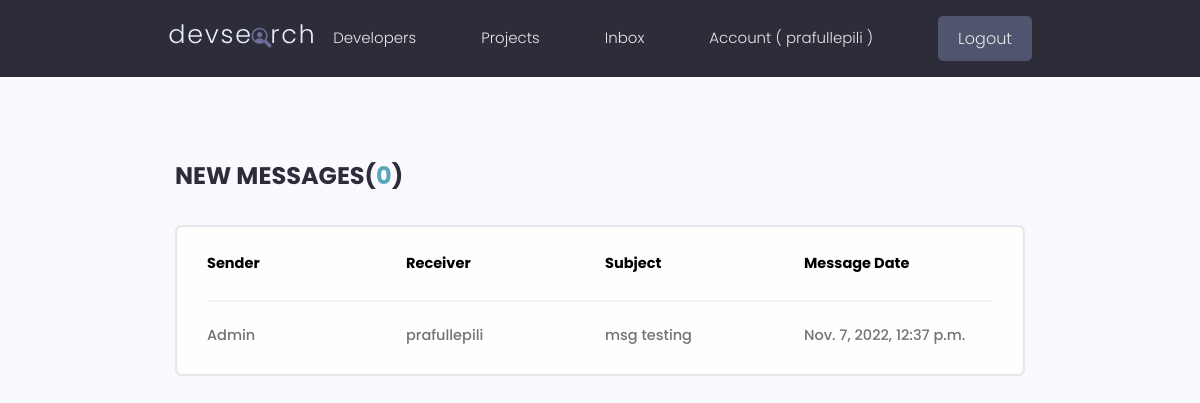
The page /inbox/ (signed in) on the database its author committed.
### users/models.py (models this page shows, shortened)
class Message(models.Model):
    sender = models.ForeignKey(Profile,on_delete=models.SET_NULL, null=True, blank=True)
    recipient = models.ForeignKey(Profile,on_delete=models.SET_NULL,null=True,blank=True,related_name="messages")
    sender_name = models.CharField(max_length=200, null=True, blank=True)
    email = models.EmailField(max_length=200, null=True, blank=True)
    subject = models.CharField(max_length=200,null=True,blank=True)
    body = models.TextField()
    is_read = models.BooleanField(default=False,null=True)
    msg_read = models.DateTimeField(auto_now_add=True, null=True, blank=True)
    created = models.DateTimeField(auto_now_add=True)
    id = models.UUIDField(default=uuid.uuid4, unique=True,primary_key=True, editable=False)
    class Meta:
        ordering = ['is_read','-created']

class Profile(models.Model):
    user = models.OneToOneField(User,on_delete=models.SET_NULL,null=True,blank=True)
    name = models.CharField(max_length=200,blank=True, null=True)
    email = models.EmailField(max_length=400,blank=False,null=True)
    bio = models.TextField(blank=True,null=True)
    username = models.CharField(max_length=200,blank=True, null=True)
    location = models.CharField(max_length=200,blank=True, null=True)
    short_intro = models.CharField(max_length=200,blank=True,null=True)
    profile_image = models.ImageField(blank=True,null=True,upload_to='profiles/',default="profiles/user-default.png")
    social_github = models.CharField(max_length=200,blank=True, null=True)
    social_twitter = models.CharField(max_length=200,blank=True, null=True)
    social_linkedin = models.CharField(max_length=200,blank=True, null=True)
    social_youtube = models.CharField(max_length=200,blank=True, null=True)
    social_website = models.CharField(max_length=200,blank=True, null=True)
    created = models.DateTimeField(auto_now_add=True)
    id = models.UUIDField(default=uuid.uuid4, unique=True,primary_key=True, editable=False)
    class Meta:
        ordering = ['-created']
    def __str__(self):
        return str(self.user.username)

### users/views.py (the view)
# urls.py: path('inbox/',views.inbox,name='inbox'),
@login_required(login_url=LOGIN_URL)
def inbox(request):
    profile = request.user.profile
    userMessages = Message.objects.filter(Q(recipient=request.user.profile))
    try:
        unreadCount = request.user.profile.messages.all().filter(is_read=False).count()
    except:
        unreadCount = ""
    context = {'userMessages':userMessages,'unreadCount':unreadCount}
    return render(request, "users/inbox.html",context)

### users/templates/users/inbox.html
{% extends 'main.html'%}
{% block content  %}
  <main class="inbox my-xl">
    <div class="content-box">
      <h3 class="inbox__title">New Messages(<span>{{unreadCount}}</span>)</h3>
      <ul class="messages">
        <li class="message">
          <a>
            <span class="headerBold message__author">Sender</span>
            <span class="headerBold message__subject">Receiver</span>
            <span class="headerBold message__date">Subject</span>
            <span class="headerBold message__date">Message Date</span>
          <a>
          {% for message in userMessages %}
            <li class="message {% if not message.is_read %}message--unread{% endif %}">
              <a href="{% url 'message' message.id %}">
                <span class="message__author">{{message.sender_name}}</span>
                <span class="message__subject">{{message.recipient}}</span>
                <span class="message__subject">{{message.subject}}</span>
                <span class="message__date">{{message.created}}</span>
              </a>
            </li>
          {% endfor %}
        </li>
      </ul>
    </div>
  </main>
{% endblock content %}

### templates/navbar.html (shortened to what this page needs)
{% load static %}
<header class="header">
  <div class="container container--narrow" style="hight:auto;">
    <a href="{% url 'profiles' %}" class="header__logo">
      <img src="{% static 'images/logo.svg' %}" alt="DevSearch Logo" />
    </a>
    <nav class="header__nav">
      <ul class="header__menu">
        <li class="header__menuItem"><a href="{% url 'profiles' %}">Developers</a></li>
        <li class="header__menuItem"><a href="{% url 'projects' %}">Projects</a></li>
        {% if request.user.is_authenticated %}
        <li class="header__menuItem"><a href="{% url 'inbox' %}">
            Inbox </a></li>
        {% endif %}
        {% if request.user.is_authenticated %}
        <li class="header__menuItem"><a href="{% url 'account' %}">Account ( {{request.user}} )</a></li>
        <li class="header__menuItem"><a href="{% url 'logout' %}" class="btn btn--sub">Logout</a></li>
        {% else %}
        <li class="header__menuItem"><a href="{% url 'login' %}" class="btn btn--sub">Login/Sign Up</a></li>
        {% endif %}
      </ul>
    </nav>
  </div>
</header>

### static/styles/app.css (style rules this page uses)
:root { --color-sub: #2d2d39; }
.btn--sub { background-color: var(--color-sub-light); }
img { width: 100%; }
.content-box { width: 95%; max-width: 85rem; margin: 0 auto; }
.header { position: sticky; z-index: 111; background-color: var(--color-sub); padding: 1.5rem 0; }
.header>.container { display: flex; justify-content: space-between; align-items: center; }
.header__logo>img { height: 3.8rem; }
.header__nav>ul { display: inline-flex; align-items: center; list-style: none; gap: 6.5rem; }
.header__menuItem>a { color: var(--color-light); font-weight: 300; }
.inbox { height: 90vh; }
.inbox__title, .inbox__title span { font-size: 2.4rem; font-weight: 700; color: var(--color-sub); text-transform: uppercase; text-align: left; margin-bottom: 3rem; }
.inbox__title span { color: var(--color-main); }
.messages { list-style: none; background: var(--color-white); padding: 0.5rem 3rem; border: 2px solid var(--color-light); border-radius: 0.7rem; display: flex; align-content: stretch; flex-direction: column; flex-wrap: nowrap; align-items: stretch; }
.message { padding: 2rem 0; }
.headerBold { font-weight: bold !important; color: black; }
.message>a span { font-size: 1.45rem; font-weight: 500; }
.message:not(:last-child) { border-bottom: 2px solid var(--color-white-light); }
.message>a { display: flex; gap: 1rem; }
.message__author, .message__date { flex-basis: 25%; }
.message__subject { flex-basis: 25%; }

### static/uikit/styles/modules/_variables.css (style rules this page uses)
:root { --color-main: #5aa5b9; --color-main-light: #e6faff; --color-sub: #3f4156; --color-sub-light: #51546e; --color-sub-lighter: #ededfd; --color-text: #737373; --color-gray: #8b8b8b; --color-light: #e5e7eb; --color-light-gray: #767676; --color-bg: #f8fafd; --color-white: #fffefd; --color-white-light: #f3f3f3; --color-success: #359e64; --color-success-bg: #def8e8; --color-error: #fc4b0b; --color-error-bg: #fff2ee; --font-base: 'Poppins', arial, helvetica, 'Segoe UI', roboto, ubuntu, sans-serif; --font-monospace: 'Fira Code', 'Courier New', courier, monospace; --font-regular: 300; --font-medium: 500; --font-bold: 700; --generic-shadow: 1px 1px 5px #00000010; --generic-transition: all 0.3s ease-in-out; }

### static/uikit/styles/modules/_base.css (style rules this page uses)
* { margin: 0; padding: 0; box-sizing: border-box; text-rendering: optimizeLegibility; color: inherit; font-size: inherit; }
html { font-size: 50%; }
@media only screen and (min-width: 480px) { html { font-size: 56.25%; } }
@media only screen and (min-width: 1200px) { html { font-size: 62.5%; } }
body { line-height: 1.6; font-weight: 400; font-size: 1.5rem; color: var(--color-text); background-color: var(--color-bg); min-height: 100vh; }

### static/uikit/styles/modules/_typography.css (style rules this page uses)
* { font-family: var(--font-base); }
h3 { font-size: 3.2rem; font-weight: var(--font-medium); }
p, span, strong { font-size: 1.6rem; color: var(--color-text); font-weight: var(--font-regular); }
a { padding-bottom: 2px; text-decoration: none; display: inline-block; color: var(--color-main); font-weight: var(--font-medium); }

### static/uikit/styles/modules/_utilities.css (style rules this page uses)
.container { width: 92%; max-width: 165rem; margin: 0 auto; box-sizing: border-box; }
.container--narrow { width: 92%; max-width: 120rem; }
@media screen and (min-width: 1000px) { .container { width: 90%; } }
@media screen and (min-width: 1000px) { .container--narrow { width: 85%; } }
@media screen and (min-width: 1200px) { .container { width: 80%; } }
@media screen and (min-width: 1200px) { .container--narrow { width: 72%; } }
.my-xl { margin: 8rem auto; }

### static/uikit/styles/modules/_button.css (style rules this page uses)
.btn { display: inline-block; position: relative; cursor: pointer; background-color: var(--color-light); font-weight: var(--font-medium); color: var(--color-sub); text-decoration: none; padding: 1rem 2rem; border-radius: 0.5rem; border: none; width: -webkit-fit-content; width: -moz-fit-content; width: fit-content; height: -webkit-fit-content; height: -moz-fit-content; height: fit-content; font-size: 1.6rem; outline-width: 0; outline-color: transparent; -webkit-backface-visibility: hidden; backface-visibility: hidden; transition: all 0.3s ease-in-out; }
.btn--sub { background-color: var(--color-sub); color: var(--color-white); }

### rows shown on the page
Message: sender_name "Admin", recipient "prafullepili", subject "msg testing", created "Nov. 7, 2022, 12:37 p.m."

### other values the page prints
{{ request.user }} "prafullepili"
{{ unreadCount }} "0"
